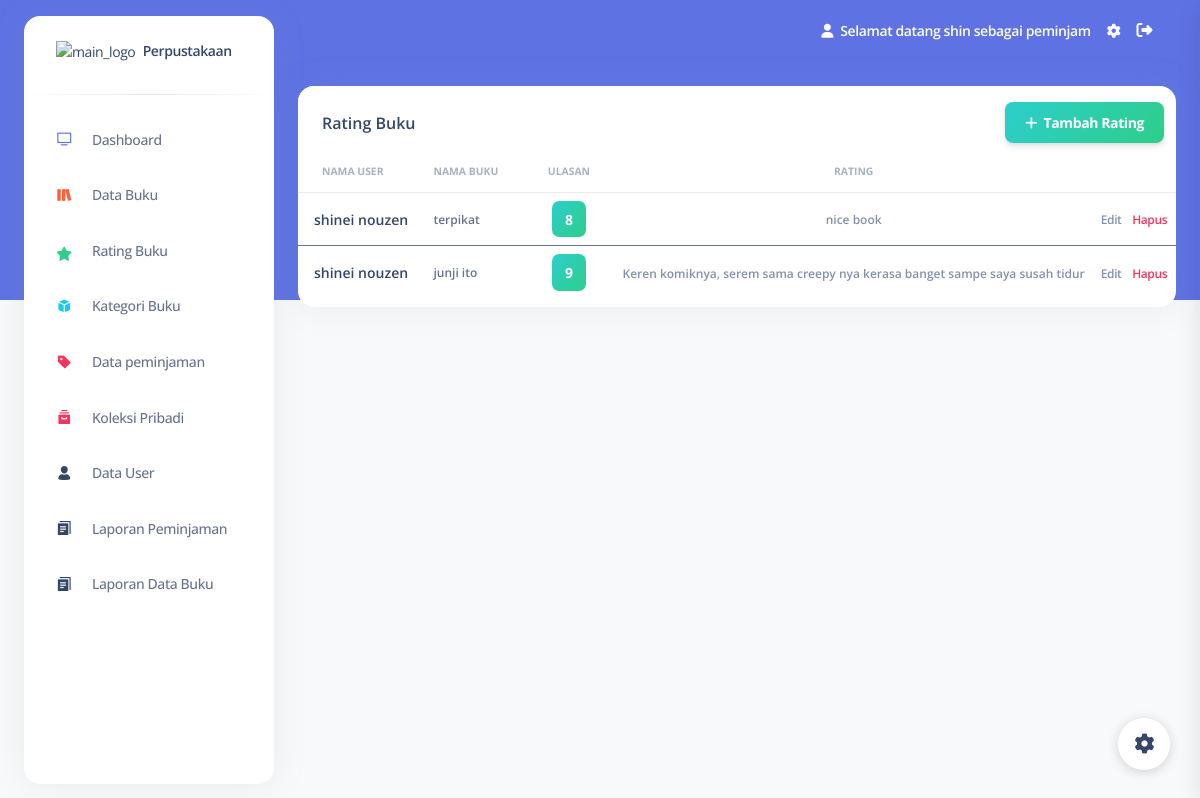
Page /admin/index.php?admin=rating-buku (signed in) on the committed database.
### tables this page shows
CREATE TABLE `ulasanbuku` (
  `UlasanID` int(11) NOT NULL,
  `UserID` int(11) NOT NULL,
  `BukuID` int(11) NOT NULL,
  `Ulasan` text NOT NULL,
  `Rating` int(11) NOT NULL
);

CREATE TABLE `user` (
  `UserID` int(11) NOT NULL,
  `Username` varchar(255) NOT NULL,
  `Password` varchar(255) NOT NULL,
  `Email` varchar(255) NOT NULL,
  `NamaLengkap` varchar(255) NOT NULL,
  `Alamat` text NOT NULL,
  `Level` enum('admin','petugas','peminjam') NOT NULL
);

CREATE TABLE `buku` (
  `BukuID` int(11) NOT NULL,
  `Judul` varchar(255) NOT NULL,
  `Penulis` varchar(255) NOT NULL,
  `Penerbit` varchar(255) NOT NULL,
  `TahunTerbit` int(11) NOT NULL
);

### admin/ratingbuku.php (the view, shortened to what this page needs)
<div class="container-fluid py-4">
  <div class="row">
    <div class="col-12">
      <div class="card mb-4">
        <div class="row" style="margin-left: 0; margin-right:0;">
          <div class="card-header pb-0 d-flex col-6">
            <h6>Rating Buku</h6>
          </div>
          <div class="col-6 text-end mt-3 mb-2">
            <button type="button" class="btn bg-gradient-success mb-0" data-bs-toggle="modal" data-bs-target="#inputbuku"><i class="fas fa-plus" aria-hidden="true"></i>&nbsp;&nbsp;Tambah Rating</button>
          </div>
        </div>
        <div class="card-body px-0 pt-0 pb-2">
          <div class="table-responsive p-0">
            <table class="table align-items-center mb-0">
              <thead>
                <tr>
                  <th class="text-uppercase text-secondary text-xxs font-weight-bolder opacity-7">Nama User</th>
                  <th class="text-uppercase text-secondary text-xxs font-weight-bolder opacity-7 ps-2">Nama Buku</th>
                  <th class="text-center text-uppercase text-secondary text-xxs font-weight-bolder opacity-7">Ulasan </th>
                  <th class="text-center text-uppercase text-secondary text-xxs font-weight-bolder opacity-7">Rating</th>
                  <th class="text-secondary opacity-7"></th>
                </tr>
              </thead>
              <tbody>
                <?php
                include "../configs/koneksi.php";
                $query = "SELECT * FROM ulasanbuku INNER JOIN buku ON ulasanbuku.BukuID = buku.BukuID INNER JOIN user ON ulasanbuku.UserID = user.UserID";
                $data = mysqli_query($koneksi, $query);
                foreach ($data as $data) : ?>
                  <tr>
                    <td>
                      <div class="d-flex px-2 py-1">
                        <div class="d-flex flex-column justify-content-center">
                          <h6 class="mb-0 text-sm"><?= $data['NamaLengkap'] ?></h6>
                        </div>
                      </div>
                    </td>
                    <td>
                      <p class="text-xs font-weight-bold mb-0"><?= $data['Judul'] ?></p>
                    </td>
                    <td class="align-middle text-center text-sm">
                      <span class="badge badge-sm text-sm bg-gradient-success"><?= $data['Rating'];?></span>
                    </td>
                    <td class="align-middle text-center" style="width: 50%;">
                      <span class="text-secondary text-xs font-weight-bold"><?= $data['Ulasan']; ?></span>
                    </td>
                    <td class="align-middle">
                      <a class="text-secondary font-weight-bold text-xs" href="#" data-bs-toggle="modal" data-bs-target="#editbuku<?= $data['UlasanID']; ?>">
                        Edit
                      </a>
                      <a class="text-danger font-weight-bold text-xs" style="margin-left: 8px;" href="../function/hapusrating.php?UlasanID=<?= $data['UlasanID']; ?>" onclick="return confirm('are you sure?')"> Hapus </a>
                    </td>
                  </tr>
              </tbody>
            <?php
                endforeach;
            ?>
            </table>
          </div>
        </div>
      </div>
    </div>
  </div>

### rows in the picture
ulasanbuku: UserID.NamaLengkap "shinei nouzen", BukuID.Judul "terpikat", Rating "8", Ulasan "nice book"
ulasanbuku: UserID.NamaLengkap "shinei nouzen", BukuID.Judul "junji ito", Rating "9", Ulasan "Keren komiknya, serem sama creepy nya kerasa banget sampe saya susah tidur"

### other values in the picture
$_SESSION['Username'] "shin"
$_SESSION['Level'] "peminjam"
